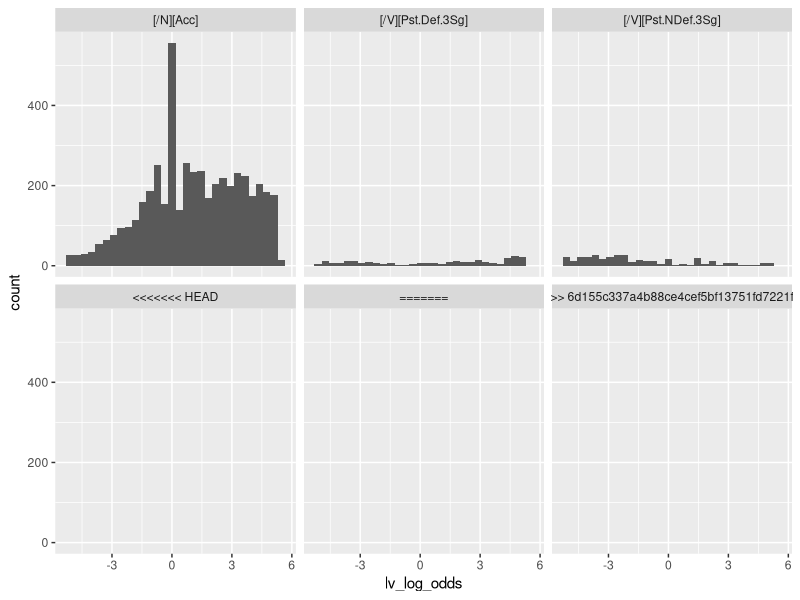
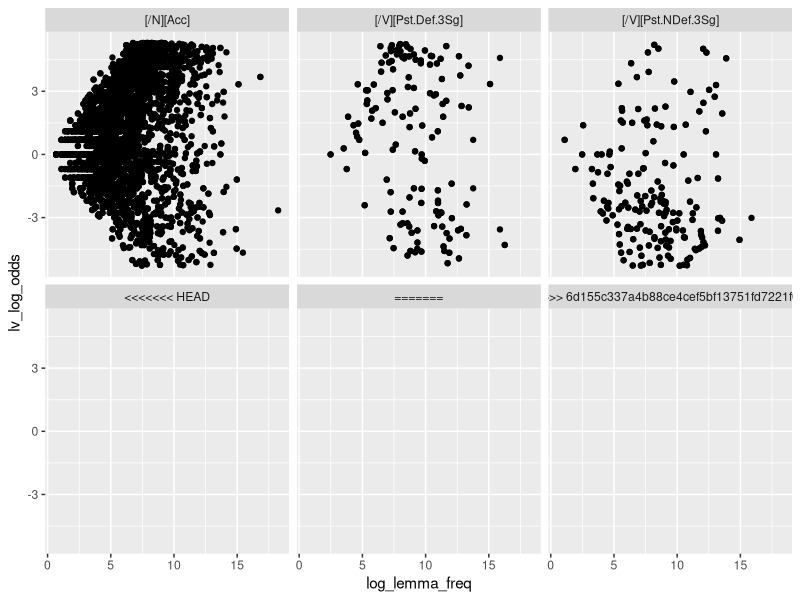

Recreate these plots in R, in order. (Note: this script raises an error after producing the figures.)
setwd('~/Github/RaczRebrus2025/')

library(tidyverse)

d = read_tsv('lv_n_v_pairs.tsv')

d |> 
  ggplot(aes(lv_log_odds)) +
  geom_histogram() +
  facet_wrap(~ xpostag)

d |> 
  mutate(log_lemma_freq = log(lemma_freq)) |> 
  ggplot(aes(log_lemma_freq, lv_log_odds)) +
  facet_wrap( ~ xpostag) +
  geom_point()

c1 = d |> 
  count(stem_final_segment, sort = T) |> 
  filter(n >= 10) |> 
  pull(stem_final_segment)

c2 = d |> 
  count(stem_final_cluster, sort = T) |> 
  filter(n >= 10) |> 
  pull(stem_final_cluster)

s1 = d |> 
  summarise(mean = mean(lv_log_odds), .by = stem_final_segment) |> 
  mutate(stem_final_segment = fct_reorder(stem_final_segment, mean)) |> 
  pull(stem_final_segment) |> 
  levels()

s2 = d |> 
  summarise(mean = mean(lv_log_odds), .by = stem_final_cluster) |> 
  mutate(stem_final_cluster = fct_reorder(stem_final_cluster, mean)) |> 
  pull(stem_final_cluster) |> 
  levels()

d |> 
  mutate(stem_final_segment = factor(stem_final_segment, levels = s1)) |> 
  filter(stem_final_segment %in% c1) |> 
  ggplot(aes(x = stem_final_segment, lv_log_odds)) +
  geom_hline(yintercept = 0, lty = 3) +
  geom_boxplot() +
  facet_wrap( ~ xpostag) +
  coord_flip()

d |> 
  mutate(stem_final_cluster = factor(stem_final_cluster, levels = s2)) |> 
  filter(stem_final_cluster %in% c2) |> 
  ggplot(aes(x = stem_final_cluster, lv_log_odds)) +
  geom_hline(yintercept = 0, lty = 3) +
  geom_boxplot() +
  facet_wrap( ~ xpostag) +
  coord_flip()
